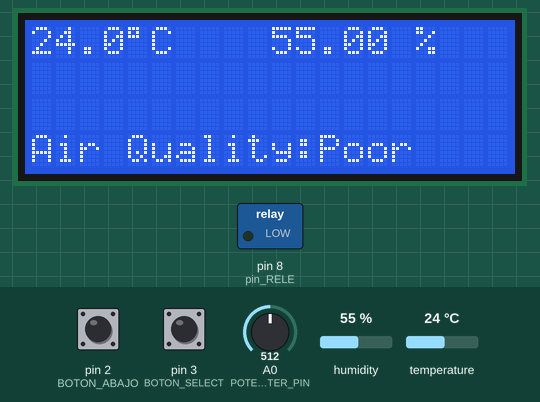
Recording of a sketch running on a simulated Arduino Uno, built with avr-gcc and run on an emulated ATmega328P. Shown: 20×4 character LCD, switched loads named in the sketch (green lamp = pin HIGH). The inputs (shaded band) are chosen by the test bench; at power-on: A0 (POTENTIOMETER_PIN) = 512, pin 3 (BOTON_SELECT) HIGH, pin 2 (BOTON_ABAJO) HIGH, humidity 55 %, temperature 24 °C. Storage starts empty.

Above: at 1.3 s.
1.4 s: A0 (POTENTIOMETER_PIN) set to 319
2.9 s: A0 (POTENTIOMETER_PIN) set to 295
At 4.1 s:
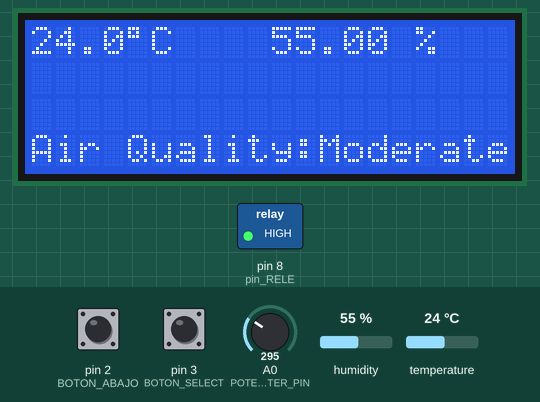
4.4 s: pin 3 (BOTON_SELECT) pulled LOW for 0.15 s
At 5.1 s:
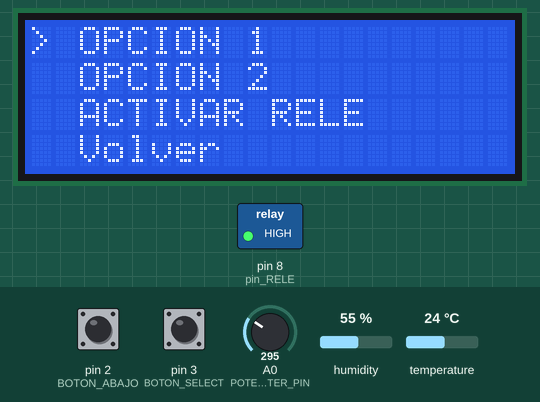
6.0 s: pin 2 (BOTON_ABAJO) pulled LOW for 0.15 s
7.6 s: pin 2 (BOTON_ABAJO) pulled LOW for 1 s
10.1 s: pin 3 (BOTON_SELECT) pulled LOW for 1 s
At 11.4 s:
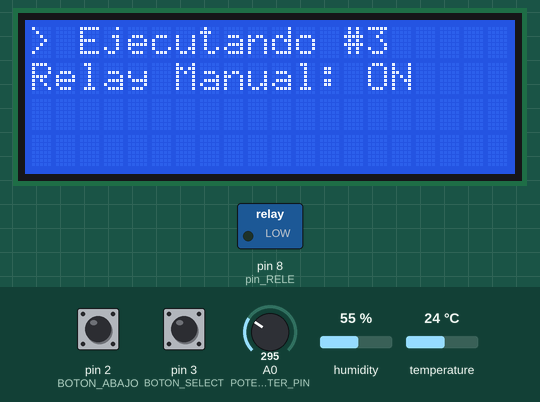
Timing chart, 0 to 13.1 s (numbered marks = the images above; inputs shaded):
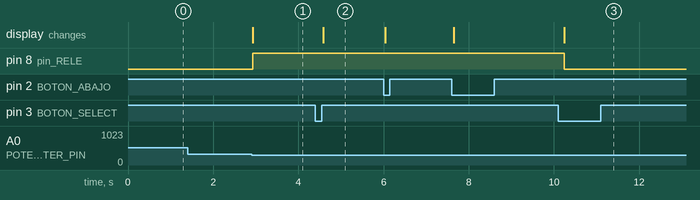

Measured:
- the behaviour switches between 308 and 307 on A0 (POTENTIOMETER_PIN) (found by bisection; images 0 and 1)
- after the input at 1.4 s, every drawn part: stays the same
- after the input at 2.9 s, pin 8 (pin_RELE): LOW → HIGH at once; the display: changes at once (image 1)
- after the input at 4.4 s, the display: changes after 0.18 s (image 2)
- after the input at 10.1 s, pin 8 (pin_RELE): HIGH → LOW after 0.14 s; the display: changes after 0.14 s (image 3)

The sketch:

menuv1.1.3.ino
```cpp
//☆.。.:*・°☆.。.:*・°☆.。.:*・°☆.。.:*・°☆*:..☆.。.:*・°☆.。.:*・°☆.。.:*・°☆.。.:*・°☆*:..☆.。.:*・°☆.。.:*・°☆.。.:*・°☆.。.:*・°☆*:..☆.。.:*・°☆.。.:*・°☆.。.:*・°☆.。.:*・°☆*:..

#include <Wire.h>
#include <LiquidCrystal_I2C.h>
#include <DHT.h>
#include <SD.h>
#include <SPI.h>

//☆.。.:*・°☆.。.:*・°☆.。.:*・°☆.。.:*・°☆*:..☆.。.:*・°☆.。.:*・°☆.。.:*・°☆.。.:*・°☆*:..☆.。.:*・°☆.。.:*・°☆.。.:*・°☆.。.:*・°☆*:..☆.。.:*・°☆.。.:*・°☆.。.:*・°☆.。.:*・°☆*:..

#define DHTPIN 4       // Pin digital utilizado para la comunicación con el sensor DHT11
#define DHTTYPE DHT11   // Tipo de sensor DHT (DHT11 en este caso)

LiquidCrystal_I2C lcd(0x27, 20, 4);
DHT dht(DHTPIN, DHTTYPE);

int BOTON_ARRIBA = 1;
int BOTON_ABAJO = 2;
int BOTON_SELECT = 3;

int pin_RELE = 8;

int ppm = 0.0;

const int POTENTIOMETER_PIN = A0;

const float ANALOG_MIN = 0.0;     // Valor mínimo de lectura analógica
const float ANALOG_MAX = 1023.0;  // Valor máximo de lectura analógica
const float PPM_MIN = 0.0;        // Valor mínimo de ppm
const float PPM_MAX = 1000.0;     // Valor máximo de ppm

unsigned long debounceDelay = 100;  // Retardo de debounce en milisegundos
unsigned long lastDebounceTime = 0; // Último momento en que se detectó un cambio en el estado del botón SELECT
bool buttonState = HIGH;            // Estado actual del botón SELECT
bool lastButtonState = HIGH;        // Estado previo del botón SELECT

int menu = 0;
bool menuVisible = false;
bool relayManualOn = false;

//════════════════════════════════════════════════════════════════════════════════════════════════════════════

void setup() {

  Serial.begin(9600);

  lcd.init();
  lcd.backlight();
  pinMode(BOTON_ARRIBA, INPUT_PULLUP);
  pinMode(BOTON_ABAJO, INPUT_PULLUP);
  pinMode(BOTON_SELECT, INPUT_PULLUP);
  pinMode(pin_RELE, OUTPUT);
  dht.begin();  // Inicializar el sensor DHT11
  SD.begin(10);
  ACTUALIZAR_PANTALLA();

}

void loop() {

  if (!digitalRead(BOTON_ABAJO)) {
    if (menuVisible) {
      menu++;
      if (menu > 4) {
        menu = 4;
      }
      ACTUALIZAR_MENU();
    }
    delay(100);
    while (!digitalRead(BOTON_ABAJO));
  }
  if (!digitalRead(BOTON_ARRIBA)) {
    if (menuVisible) {
      menu--;
      if (menu < 1) {
        menu = 1;
      }
      ACTUALIZAR_MENU();
    }
    delay(100);
    while (!digitalRead(BOTON_ARRIBA));
  }
  if (botonSelectPresionado()) {
    if (menuVisible) {
      executeAction();
    } else {
      menuVisible = true;
      menu = 1;
      ACTUALIZAR_PANTALLA();
    }
    delay(100);
    while (botonSelectPresionado());
  }
  if (!menuVisible) {
    MOSTRAR_PANTALLA_INICIO();
  }
}

void ACTUALIZAR_PANTALLA() {
  lcd.clear();
  if (menuVisible) {
    ACTUALIZAR_MENU();
  } else {
    MOSTRAR_PANTALLA_INICIO();
  }
}


bool botonSelectPresionado() {
  bool estadoActual = digitalRead(BOTON_SELECT);
  if (estadoActual != lastButtonState) {
    lastDebounceTime = millis();
  }
  if ((millis() - lastDebounceTime) > debounceDelay) {
    if (estadoActual != buttonState) {
      buttonState = estadoActual;
      if (buttonState == LOW) {
        lastButtonState = buttonState;
        return true;
      }
    }
  }
  lastButtonState = estadoActual;
  return false;
}

void MOSTRAR_PANTALLA_INICIO() {

  // Leer la temperatura y humedad del sensor DHT11

  float temperatura = dht.readTemperature();
  float humedad = dht.readHumidity();

  lcd.setCursor(0, 0);
  char tempStr[10];
  dtostrf(temperatura, 4, 1, tempStr);
  lcd.print(tempStr);
  lcd.print((char)223);
  lcd.print("C");

  lcd.setCursor(10, 0);
  lcd.print(humedad);
  lcd.print(" %");


  lcd.setCursor(0, 3);
  lcd.print("Air Quality:");

  int potValue = analogRead(POTENTIOMETER_PIN);
  float voltage = potValue * (5.0 / 1023.0);

  ppm = mapFloat(potValue, ANALOG_MIN, ANALOG_MAX, PPM_MIN, PPM_MAX);

  lcd.setCursor(12, 3);
  lcd.print(getAirQuality(ppm));

  // Control del relé según la calidad del aire
  if (getAirQuality(ppm) == "Poor    ") {
    digitalWrite(pin_RELE, LOW);  // Activa el relé
  } else if (getAirQuality(ppm) == "Moderate" && !relayManualOn) {
    digitalWrite(pin_RELE, HIGH);
  }
}

void ACTUALIZAR_MENU() {
  lcd.clear();
  switch (menu) {
    case 1:
      lcd.setCursor(0, 0);
      lcd.print("> OPCION 1");
      lcd.setCursor(0, 1);
      lcd.print("  OPCION 2");
      lcd.setCursor(0, 2);
      lcd.print("  ACTIVAR RELE");
      lcd.setCursor(0, 3);
      lcd.print("  Volver");
      break;
    case 2:
      lcd.setCursor(0, 0);
      lcd.print("  OPCION 1");
      lcd.setCursor(0, 1);
      lcd.print("> OPCION 2");
      lcd.setCursor(0, 2);
      lcd.print("  ACTIVAR RELE");
      lcd.setCursor(0, 3);
      lcd.print("  Volver");
      break;
    case 3:
      lcd.setCursor(0, 0);
      lcd.print("  OPCION 1");
      lcd.setCursor(0, 1);
      lcd.print("  OPCION 2");
      lcd.setCursor(0, 2);
      lcd.print("> ACTIVAR RELE");
      lcd.setCursor(0, 3);
      lcd.print("  Volver");
      break;
    case 4:
      lcd.setCursor(0, 0);
      lcd.print("  OPCION 1");
      lcd.setCursor(0, 1);
      lcd.print("  OPCION 2");
      lcd.setCursor(0, 2);
      lcd.print("  ACTIVAR RELE");
      lcd.setCursor(0, 3);
      lcd.print("> Volver");
      break;
  }
}

void executeAction() {
  switch (menu) {
    case 1:
      OPCION_1();
      break;
    case 2:
      OPCION_2();
      break;
    case 3:
      OPCION_3();
      break;
    case 4:
      menuVisible = false;
      ACTUALIZAR_PANTALLA();
      break;
  }
}

void OPCION_1() {
 lcd.clear();
  lcd.print("> Ejecutando #1");

  File dataFile = SD.open("lecturas.txt", FILE_WRITE); // Abre el archivo para escritura

  if (dataFile) {
    unsigned long startTime = millis();
    unsigned long duration = 10000; // Duración de 10 segundos para tomar las lecturas

    while (millis() - startTime < duration) {
      float temperatura = dht.readTemperature();
      float humedad = dht.readHumidity();

      // Escribir los datos en la tarjeta microSD
      dataFile.print("Temperatura: ");
      dataFile.print(temperatura);
      dataFile.print("C, Humedad: ");
      dataFile.print(humedad);
      dataFile.println("%");
      dataFile.print("Ppm: ");
      dataFile.print(ppm);


      // Mostrar los datos en el Monitor Serie
      Serial.print("Temperatura: ");
      Serial.print(temperatura);
      Serial.print("C, Humedad: ");
      Serial.print(humedad);
      Serial.print("%");
      Serial.print(", Ppm: ");
      Serial.println(ppm);

      delay(1000); // Intervalo de 1 segundo entre cada lectura
    }

    dataFile.close(); // Cierra el archivo después de completar las lecturas
  }

  lcd.clear();
  lcd.print("Datos guardados");
  delay(1000);
  menuVisible = true;  // Establece menuVisible en true para volver al menú
  ACTUALIZAR_PANTALLA();
}

//════════════════════════════════════════════════════════════════════════════════════════════════════════════

void OPCION_2() {
  lcd.clear();
  lcd.print("> Ejecutando #2");
  delay(1000);
  menuVisible = true;  // Establece menuVisible en true para volver al menú
  ACTUALIZAR_PANTALLA();
}

//════════════════════════════════════════════════════════════════════════════════════════════════════════════

void OPCION_3() {
  lcd.clear();
  lcd.print("> Ejecutando #3");

  if (getAirQuality(ppm) == "Moderate") {
    lcd.setCursor(0, 1);
    lcd.print("Relay Manual: ");
    lcd.setCursor(14, 1);

    if (relayManualOn) {
      lcd.print("ON ");
      digitalWrite(pin_RELE, LOW);  // Activa el relé
    } else {
      lcd.print("OFF");
      digitalWrite(pin_RELE, HIGH);   // Desactiva el relé
    }

    while (!digitalRead(BOTON_SELECT)) {
      if (!digitalRead(BOTON_SELECT)) {
        relayManualOn = !relayManualOn;  // Cambia el estado del relé manualmente
        lcd.setCursor(14, 1);

        if (relayManualOn) {
          lcd.print("ON ");
          digitalWrite(pin_RELE, LOW);  // Activa el relé
        } else {
          lcd.print("OFF");
          digitalWrite(pin_RELE, HIGH);   // Desactiva el relé
        }

        delay(100);
        while (!digitalRead(BOTON_SELECT));
      }
    }
  }

  delay(1000);
}

//════════════════════════════════════════════════════════════════════════════════════════════════════════════

float mapFloat(float x, float inMin, float inMax, float outMin, float outMax) {
  return (x - inMin) * (outMax - outMin) / (inMax - inMin) + outMin;
}

String getAirQuality(float ppm) {
  if (ppm <= 100) {
    return "Good    ";
  } else if (ppm <= 300) {
    return "Moderate";
  } else {
    return "Poor    ";
  }
}
```
